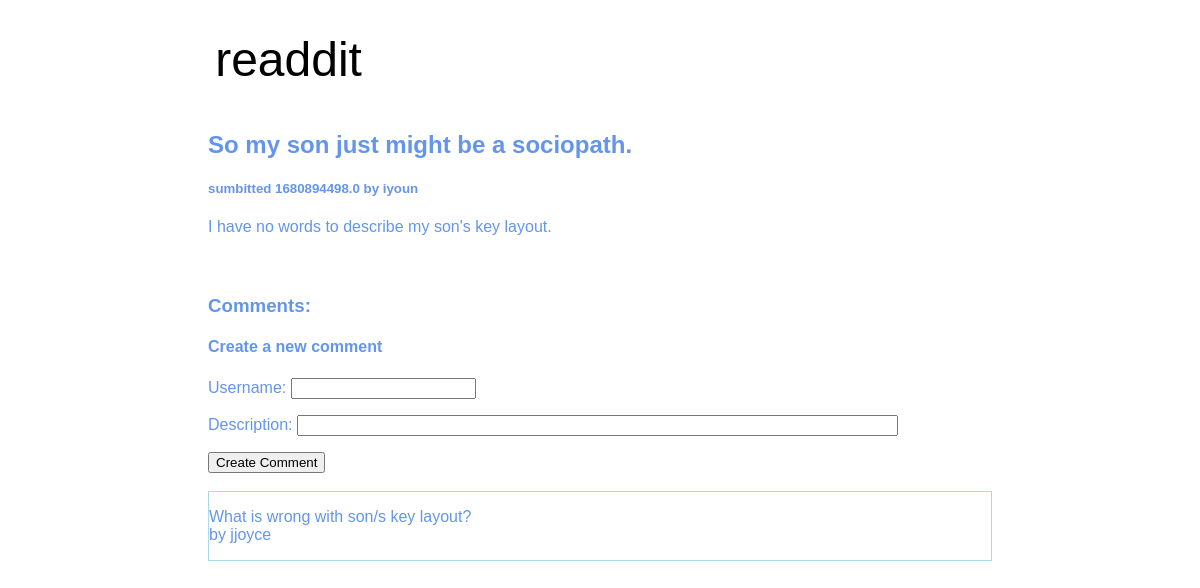
The app's page /post/2/ with its own data.
### tables this page shows
CREATE TABLE posts (
    poid INTEGER PRIMARY KEY,
    title TEXT NOT NULL,
    description TEXT NOT NULL,
    user TEXT NOT NULL,
    created_ts REAL NOT NULL,
    votes REAL,
    subreaddit TEXT NOT NULL
);

CREATE TABLE comments (
    coid INTEGER PRIMARY KEY,
    poid INTEGER NOT NULL,
    description TEXT NOT NULL,
    user TEXT NOT NULL,
    created_ts REAL NOT NULL
);

### old_readdit.py (the view)
@app.route('/post/<int:poid>/')
def post(poid):
    con = sqlite3.connect(DB_FILE) #connects to database
    res = con.execute( #gets information about post from designated poid
        '''
        SELECT title,description,user,created_ts FROM posts WHERE poid = ?;
        ''',
        (poid,),
    )
    title,description,user,created_ts = res.fetchone() #assigns information to variables
    res_com = con.execute( #gets information about comments from designated poid
        """
        SELECT description,user,created_ts FROM comments WHERE poid = ?;
        """,
        (poid,),
    )
    comments_data = []
    for row in res_com: # for each row in the result, takes information and assigns each column to a key in a dictionary
        d = {
            'description': row[0],
            'user': row[1],
            'created_ts': row[2],
        }
        comments_data.append(d)
    con.close()
    return flask.render_template( #goes to post.html page and transfers information from variables
        "post.html",
        title = title,
        description = description,
        user = user,
        created_ts = created_ts,
        comments_data = comments_data,
        poid = poid
    )

### templates/post.html (shortened to what this page needs)
<!DOCTYPE html>
<html>
    <head>
        <link rel="stylesheet" href = '/static/old_readdit.css'>
    </head>
    <body>
        <div class="logo-header">
            <h1><a href='/'>readdit</a></h1>
        </div>
        <div class="post-panel">
            <h2>{{ title }}</h2>
            <h5>sumbitted {{ created_ts }} by {{ user }}</h5>
            <p>{{ description }}</p>
        </div>
        <div class="comments-panel-head">
            <h3>Comments:</h3>
            <h4>Create a new comment</h4>
            <form action="/newcomment/{{poid}}/submit" method="post">
                <p>
                    <label for="user">Username:</label>
                    <input type="text" id="user" name="user">
                </p>
                <p>
                    <label for="description">Description:</label>
                    <input type="text" id="description" name="description" size="72">
                </p>
                <input type="submit" value="Create Comment">
            </form>
            <br>
            {% for comment in comments_data %}
            <div class="comments-panel">
                <div class="comment">
                    <p class="comment-description">{{comment['description']}} <br>by {{comment['user']}}</p>
                </div>
            </div>
            {% endfor  %}
        </div>
    </body>
</html>

### static/old_readdit.css (style rules this page uses)
body { font-family: "Helvetica", sans-serif; max-width: 50rem; padding: 1em; margin: auto; background: white; color: cornflowerblue; }
body>div { padding: 0.5em; margin-top: 0.5em; margin-bottom: 0.5em; }
div.logo-header { text-align: left; overflow: auto; background: none; color: black; }
div.logo-header a { text-decoration: none; color: inherit; }
.comments-panel { border: 1px solid lightblue; }
div.logo-header h1 { font-family: 'Nunito', sans-serif; font-weight: normal; font-size: 36pt; display: inline-block; width: auto; margin: auto; padding-top: 0; padding-bottom: 0; padding-left: 0.15em; padding-right: 0.3em; }

### records on screen
posts: title "So my son just might be a sociopath.", created_ts "1680894498.0", user "iyoun", description "I have no words to describe my son's key layout."
comments: description "What is wrong with son/s key layout?", user "jjoyce"
